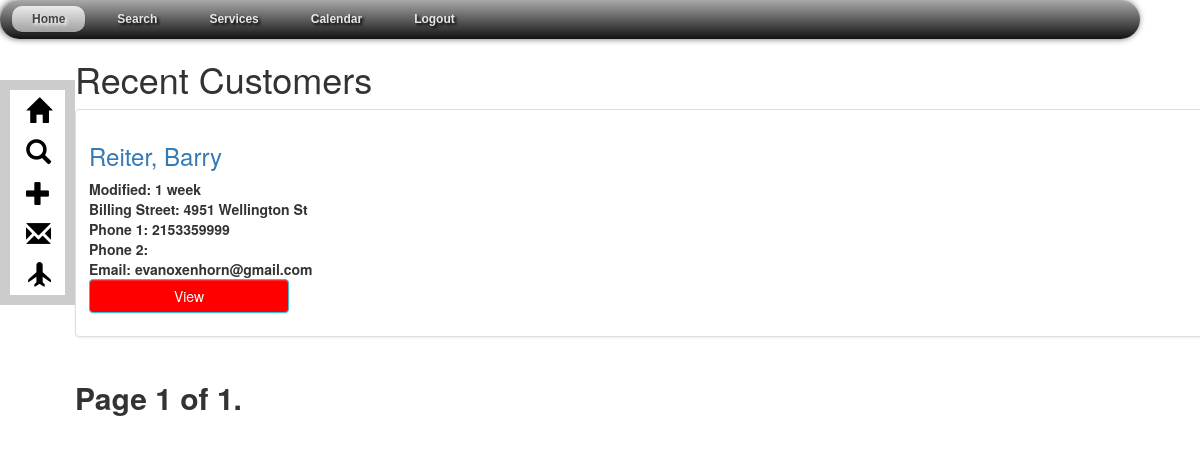
Page /customers/customer_browse/ on the earlier database version.
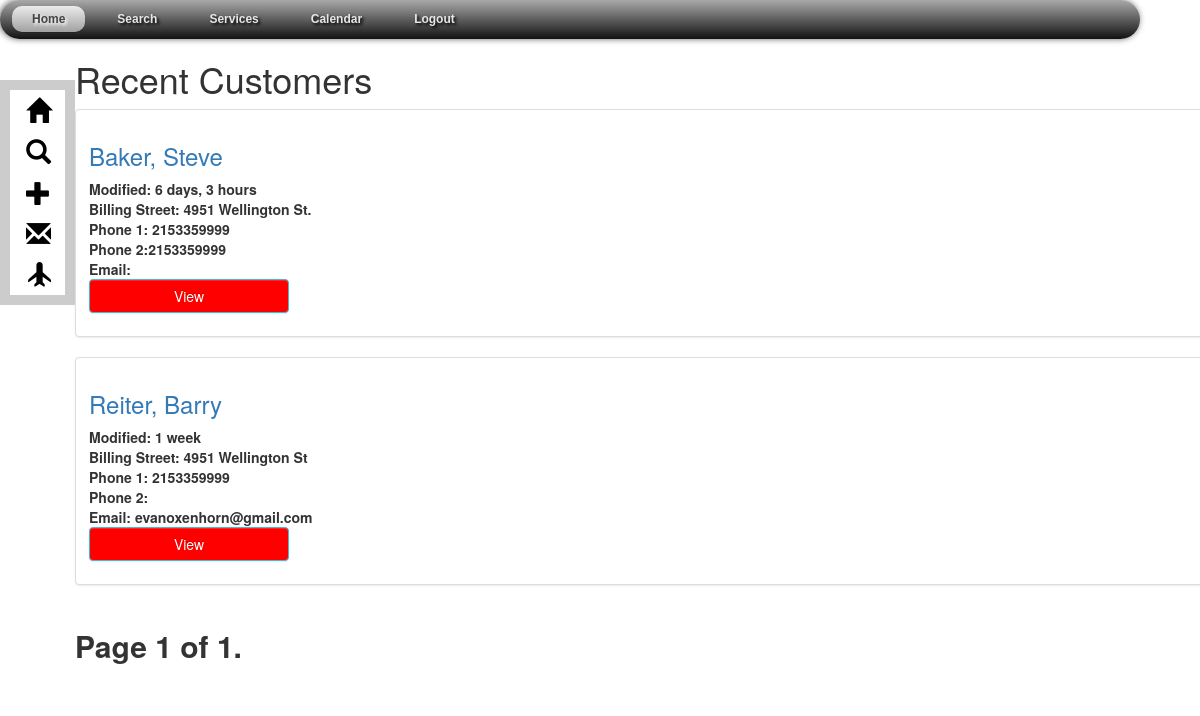
Same page on the later database version.
### Customers/models.py (models this page shows, shortened)
class Customer(models.Model):
    user = models.ForeignKey(settings.AUTH_USER_MODEL, default=1)
    modified_by=models.CharField(max_length=50,default=1)
    firstName = models.CharField(max_length=20)
    lastName = models.CharField(max_length=20)
    fullName = models.CharField(max_length=50, blank=True)
    billStreet = models.CharField(max_length=25)
    billCity = models.CharField(max_length=20)
    billState = models.CharField(max_length=2)
    billZip = models.CharField(max_length=5)
    latlng = models.CharField(blank=True, max_length=100, default = '')
    lat = models.FloatField(blank=True,max_length=100, default = '')
    lng = models.FloatField(blank=True, max_length=100, default='')
    phone1 = models.CharField(max_length=20)
    phone2 = models.CharField(max_length=20, blank=True)
    email = models.EmailField(max_length=50, blank=True)
    source = models.CharField(choices=SOURCE_CHOICES, max_length=20, default=NOTAPP)
    created = models.DateTimeField(auto_now=False, auto_now_add=True)
    modified = models.DateTimeField(auto_now=True, auto_now_add=False)
    def get_absolute_url(self):
        return reverse("customers:customer_detail", kwargs={"id": self.id})
    class Meta:
        ordering = ["-created", "-modified"]

### Customers/views.py (the view)
def customer_browse(request):
    queryset_list = Customer.objects.all().order_by('lastName', 'firstName')
    paginator = Paginator(queryset_list, 25) # show 25 customers per page
    page_request_var = "page"
    page = request.GET.get(page_request_var)
    try:
        queryset = paginator.page(page)
    except PageNotAnInteger:
        queryset = paginator.page(1)
    except EmptyPage:
        queryset = paginator.page(paginator.num_pages)
    context = {
            "title":"Recent Customers",
            "object_list": queryset,
            "page_request_var":page_request_var,
        }
    return render(request, "customer_list.html", context)

### Customers/templates/customer_list.html (shortened to what this page needs)
{% extends "base.html" %}
{% block content %}
<h1>{{ title }}</h1>
    {% for obj in object_list %}
            <div class="thumbnail">
                <div class="caption">
                    <h3><a href="{{ obj.get_absolute_url}}">{{obj.lastName}}, {{obj.firstName}}</a></h3>
                    <strong>Modified: {{ obj.modified|timesince }}<br/>
                    <strong>Billing Street:</strong> {{obj.billStreet}}<br/>
                    <strong>Phone 1:</strong> {{obj.phone1}}<br/>
                    <strong>Phone 2:</strong>{{obj.phone2}}<br/>
                    <strong>Email:</strong> {{obj.email}}<br/>
                    <p><a href="{{ obj.get_absolute_url }}" class="btn btn-info" id="btnViewCustomer" role="button">View</a></p>
                </div>
            </div>
    {% endfor %}
    <div>
<div class="pagination col-md-8">
    <span class="step-links">
        <span class="current">
            Page {{ object_list.number }} of {{ object_list.paginator.num_pages }}.
        </span>
    </span>
</div>
</div>
</div>
{% endblock content %}

Differences in the rows shown:
added Customer: lastName "Baker", firstName "Steve", modified "6 days, 3 hours", billStreet "4951 Wellington St.", phone1 "2153359999", phone2 "2153359999"
